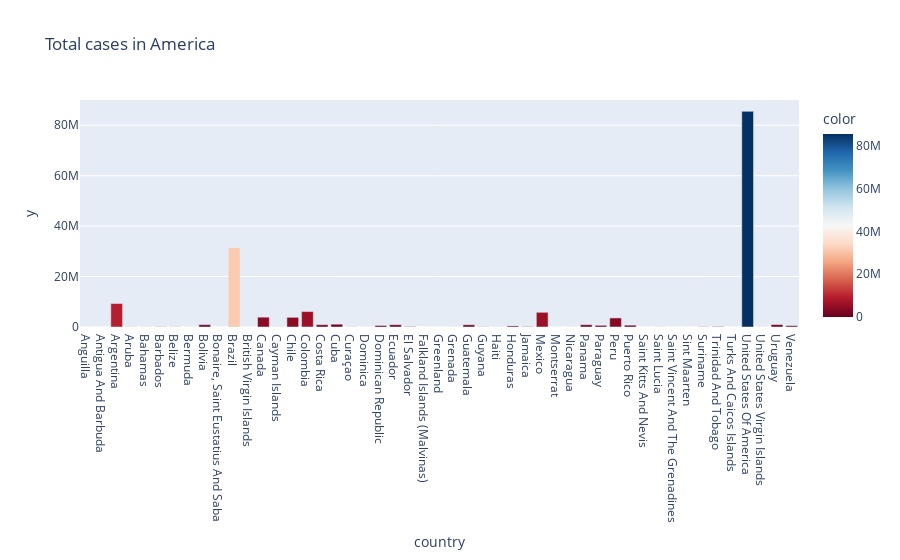

The notebook cell saved with this chart:
### Code cell
# plot cumulative cases in America
df_america_cases_cum = df_global_covid.loc[(df_global_covid["continent"] == "America") & (df_global_covid["indicator"] == "cases")]["cumulative_count"].groupby(df_global_covid["country"]).max()

# exclude America (total)
df_america_cases_cum = df_america_cases_cum.drop(["America (total)"])

fig = px.bar(df_america_cases_cum, x=df_america_cases_cum.index, y=df_america_cases_cum.values, title="Total cases in America", color=df_america_cases_cum.values, color_continuous_scale=px.colors.sequential.RdBu)
fig.show()
fig.write_image(os.path.join(PLOT_IMAGE_PATH, "total_cases_in_america.png"))

### Figure 1 — Plotly figure (JSON) as saved in the notebook; plotly's stock layout.template omitted (floating-point values rounded to 4 significant figures)
{"data": [{"alignmentgroup": "True", "hovertemplate": "country=%{x}<br>y=%{y}<br>color=%{marker.color}<extra></extra>", "legendgroup": "", "marker": {"color": [3342, 8531, 9311720, 39339, 35351, 82318, 61150, 15428, 911635, 10249, 31456865, 6902, 3892409, 25886, 3829119, 6117847, 904934, 1105631, 44314, 14638, 592578, 887478, 164134, 1733, 11971, 18035, 871263, 65892, 30963, 425564, 140670, 5823844, 1012, 18491, 891349, 652044, 3591816, 716351, 5852, 26538, 8895, 10508, 80673, 164723, 6160, 85515980, 20472, 943877, 524291], "coloraxis": "coloraxis", "pattern": {"shape": ""}}, "name": "", "offsetgroup": "", "orientation": "v", "showlegend": false, "textposition": "auto", "type": "bar", "x": ["Anguilla", "Antigua And Barbuda", "Argentina", "Aruba", "Bahamas", "Barbados", "Belize", "Bermuda", "Bolivia", "Bonaire, Saint Eustatius And Saba", "Brazil", "British Virgin Islands", "Canada", "Cayman Islands", "Chile", "Colombia", "Costa Rica", "Cuba", "Curaçao", "Dominica", "Dominican Republic", "Ecuador", "El Salvador", "Falkland Islands (Malvinas)", "Greenland", "Grenada", "Guatemala", "Guyana", "Haiti", "Honduras", "Jamaica", "Mexico", "Montserrat", "Nicaragua", "Panama", "Paraguay", "Peru", "Puerto Rico", "Saint Kitts And Nevis", "Saint Lucia", "Saint Vincent And The Grenadines", "Sint Maarten", "Suriname", "Trinidad And Tobago", "Turks And Caicos Islands", "United States Of America", "United States Virgin Islands", "Uruguay", "Venezuela"], "xaxis": "x", "y": [3342, 8531, 9311720, 39339, 35351, 82318, 61150, 15428, 911635, 10249, 31456865, 6902, 3892409, 25886, 3829119, 6117847, 904934, 1105631, 44314, 14638, 592578, 887478, 164134, 1733, 11971, 18035, 871263, 65892, 30963, 425564, 140670, 5823844, 1012, 18491, 891349, 652044, 3591816, 716351, 5852, 26538, 8895, 10508, 80673, 164723, 6160, 85515980, 20472, 943877, 524291], "yaxis": "y"}], "layout": {"barmode": "relative", "coloraxis": {"colorbar": {"title": {"text": "color"}}, "colorscale": [[0, "rgb(103,0,31)"], [0.1, "rgb(178,24,43)"], [0.2, "rgb(214,96,77)"], [0.3, "rgb(244,165,130)"], [0.4, "rgb(253,219,199)"], [0.5, "rgb(247,247,247)"], [0.6, "rgb(209,229,240)"], [0.7, "rgb(146,197,222)"], [0.8, "rgb(67,147,195)"], [0.9, "rgb(33,102,172)"], [1, "rgb(5,48,97)"]]}, "legend": {"tracegroupgap": 0}, "title": {"text": "Total cases in America"}, "xaxis": {"anchor": "y", "domain": [0, 1], "title": {"text": "country"}}, "yaxis": {"anchor": "x", "domain": [0, 1], "title": {"text": "y"}}}}
